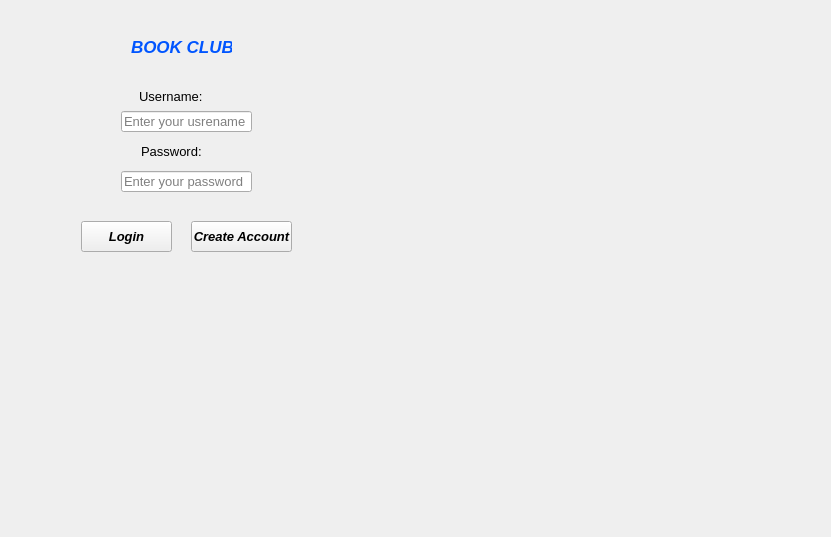
<?xml version="1.0" encoding="UTF-8"?>
<ui version="4.0">
 <class>loginpage</class>
 <widget class="QWidget" name="loginpage">
  <property name="geometry">
   <rect>
    <x>0</x>
    <y>0</y>
    <width>831</width>
    <height>537</height>
   </rect>
  </property>
  <property name="font">
   <font>
    <pointsize>10</pointsize>
   </font>
  </property>
  <property name="windowTitle">
   <string>Form</string>
  </property>
  <layout class="QHBoxLayout" name="horizontalLayout">
   <item>
    <widget class="QFrame" name="frame">
     <property name="minimumSize">
      <size>
       <width>350</width>
       <height>450</height>
      </size>
     </property>
     <property name="frameShape">
      <enum>QFrame::Shape::NoFrame</enum>
     </property>
     <property name="frameShadow">
      <enum>QFrame::Shadow::Raised</enum>
     </property>
     <widget class="QLabel" name="titleLabel">
      <property name="geometry">
       <rect>
        <x>120</x>
        <y>20</y>
        <width>101</width>
        <height>31</height>
       </rect>
      </property>
      <property name="font">
       <font>
        <pointsize>13</pointsize>
        <italic>true</italic>
        <bold>true</bold>
       </font>
      </property>
      <property name="styleSheet">
       <string notr="true">color: rgb(0, 85, 255);</string>
      </property>
      <property name="text">
       <string>BOOK CLUB</string>
      </property>
     </widget>
     <widget class="QLabel" name="usernameLabel">
      <property name="geometry">
       <rect>
        <x>128</x>
        <y>75</y>
        <width>71</width>
        <height>21</height>
       </rect>
      </property>
      <property name="text">
       <string>Username:</string>
      </property>
     </widget>
     <widget class="QLineEdit" name="usernameEdit">
      <property name="geometry">
       <rect>
        <x>110</x>
        <y>100</y>
        <width>131</width>
        <height>21</height>
       </rect>
      </property>
      <property name="placeholderText">
       <string>Enter your usrename</string>
      </property>
     </widget>
     <widget class="QLabel" name="passwordLabel">
      <property name="geometry">
       <rect>
        <x>130</x>
        <y>130</y>
        <width>71</width>
        <height>20</height>
       </rect>
      </property>
      <property name="text">
       <string>Password:</string>
      </property>
     </widget>
     <widget class="QLineEdit" name="passwordEdit">
      <property name="geometry">
       <rect>
        <x>110</x>
        <y>160</y>
        <width>131</width>
        <height>21</height>
       </rect>
      </property>
      <property name="echoMode">
       <enum>QLineEdit::EchoMode::Password</enum>
      </property>
      <property name="placeholderText">
       <string>Enter your password</string>
      </property>
     </widget>
     <widget class="QPushButton" name="loginButton">
      <property name="geometry">
       <rect>
        <x>70</x>
        <y>210</y>
        <width>91</width>
        <height>31</height>
       </rect>
      </property>
      <property name="font">
       <font>
        <pointsize>10</pointsize>
        <italic>true</italic>
        <bold>true</bold>
       </font>
      </property>
      <property name="text">
       <string>Login</string>
      </property>
     </widget>
     <widget class="QPushButton" name="registerButton">
      <property name="geometry">
       <rect>
        <x>180</x>
        <y>210</y>
        <width>101</width>
        <height>31</height>
       </rect>
      </property>
      <property name="font">
       <font>
        <pointsize>10</pointsize>
        <italic>true</italic>
        <bold>true</bold>
        <underline>false</underline>
        <strikeout>false</strikeout>
       </font>
      </property>
      <property name="text">
       <string>Create Account</string>
      </property>
     </widget>
     <widget class="QLabel" name="errorLabel">
      <property name="geometry">
       <rect>
        <x>120</x>
        <y>270</y>
        <width>111</width>
        <height>31</height>
       </rect>
      </property>
      <property name="font">
       <font>
        <pointsize>8</pointsize>
       </font>
      </property>
      <property name="styleSheet">
       <string notr="true">color: rgb(255, 0, 0);</string>
      </property>
      <property name="text">
       <string/>
      </property>
     </widget>
    </widget>
   </item>
  </layout>
 </widget>
 <resources/>
 <connections/>
</ui>
